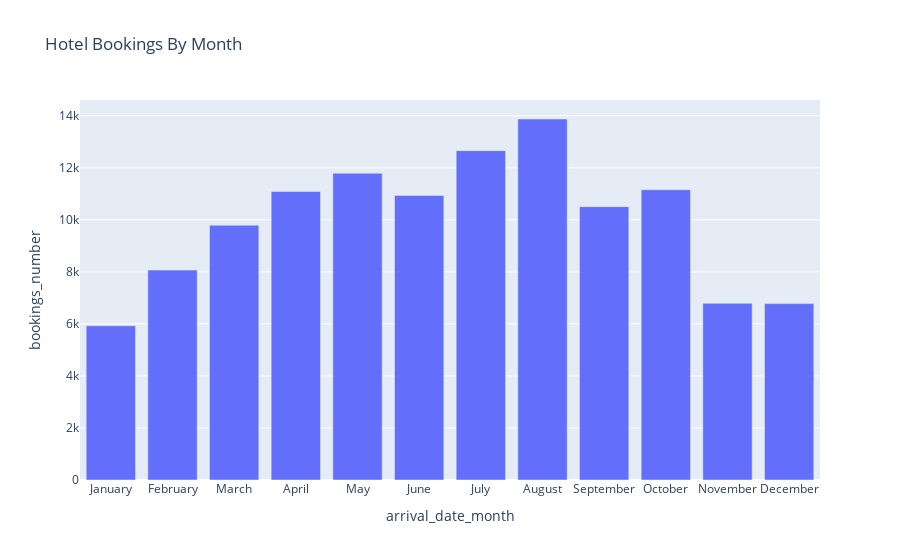

Notebook code for this chart:
### Code cell
import calendar
booking_by_month= df.groupby('arrival_date_month', as_index=False)[['hotel']].count().rename(columns= {'hotel':'bookings_number'})

months= list(calendar.month_name)[1:]
fig= px.bar(booking_by_month, x='arrival_date_month', y='bookings_number', 
            title='Hotel Bookings By Month',
            #starts from April so I changed it
            category_orders={"arrival_date_month": months})
fig.show()

### Figure 1 — Plotly figure (JSON) as saved in the notebook; plotly's stock layout.template omitted (floating-point values rounded to 4 significant figures)
{"data": [{"alignmentgroup": "True", "hovertemplate": "arrival_date_month=%{x}<br>bookings_number=%{y}<extra></extra>", "legendgroup": "", "marker": {"color": "#636efa", "pattern": {"shape": ""}}, "name": "", "offsetgroup": "", "orientation": "v", "showlegend": false, "textposition": "auto", "type": "bar", "x": ["April", "August", "December", "February", "January", "July", "June", "March", "May", "November", "October", "September"], "xaxis": "x", "y": [11089, 13877, 6780, 8068, 5929, 12661, 10939, 9794, 11791, 6794, 11160, 10508], "yaxis": "y"}], "layout": {"autosize": true, "barmode": "relative", "legend": {"tracegroupgap": 0}, "title": {"text": "Hotel Bookings By Month"}, "xaxis": {"anchor": "y", "autorange": true, "categoryarray": ["January", "February", "March", "April", "May", "June", "July", "August", "September", "October", "November", "December"], "categoryorder": "array", "domain": [0, 1], "range": [-0.5, 11.5], "title": {"text": "arrival_date_month"}, "type": "category"}, "yaxis": {"anchor": "x", "autorange": true, "domain": [0, 1], "range": [0, 14610.0], "title": {"text": "bookings_number"}, "type": "linear"}}}
